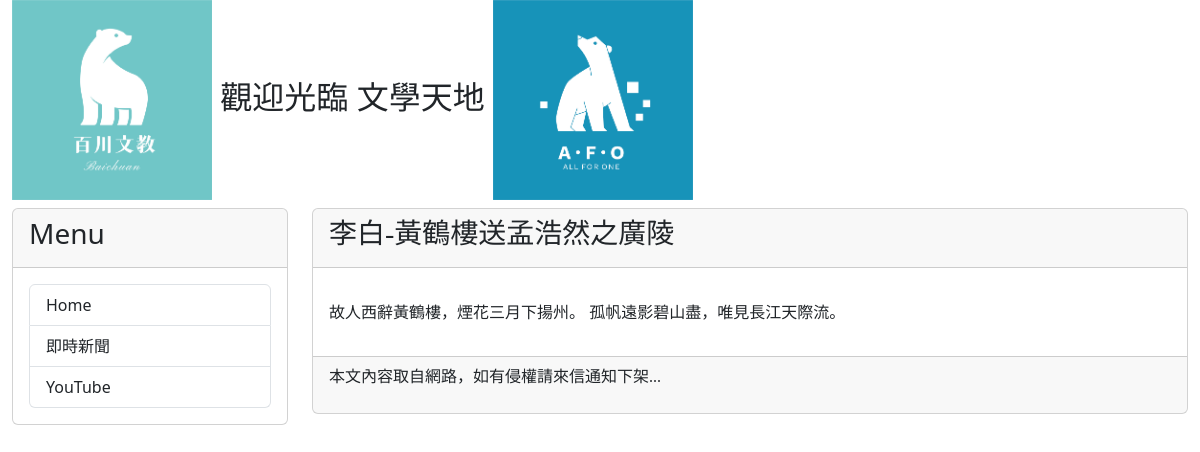
Page /post/first-post/ on the committed database.
### mysite/models.py (models this page shows, shortened)
class Post(models.Model):
	title = models.CharField(max_length=200)
	slug = models.CharField(max_length=200)
	body = models.TextField()
	pub_date = models.DateTimeField(auto_now_add=True)
	class Meta:
		ordering = ('-pub_date',)

### mysite/views.py (the view)
# urls.py: path('post/<slug:slug>/', showpost),
def showpost(request, slug):
    try:
        post = Post.objects.get(slug = slug)
        if post != None:
            return render(request, 'post.html', locals())
    except:
        return redirect('/')

### mysite/templatetags/markdown_extras.py (called while the page is built)
@register.filter
def convert_markdown(text):
    return markdown.markdown(text)

### templates/post.html (shortened to what this page needs)
{% extends 'base.html' %}
{% load markdown_extras %}
{% block headmessage %}
    <h3 style='font-family:微軟正黑體;'>{{ post.title }}</h3>
{% endblock %}
{% block content %}
        <p style='font-family:微軟正黑體;font-size:12pt;letter-spacing:2pt;'>
            {{ post.body | convert_markdown | safe }}
        </p>
{% endblock %}

### rows in the picture
Post: title "李白-黃鶴樓送孟浩然之廣陵", body|convert_markdown "故人西辭黃鶴樓，煙花三月下揚州。 孤帆遠影碧山盡，唯見長江天際流。"
